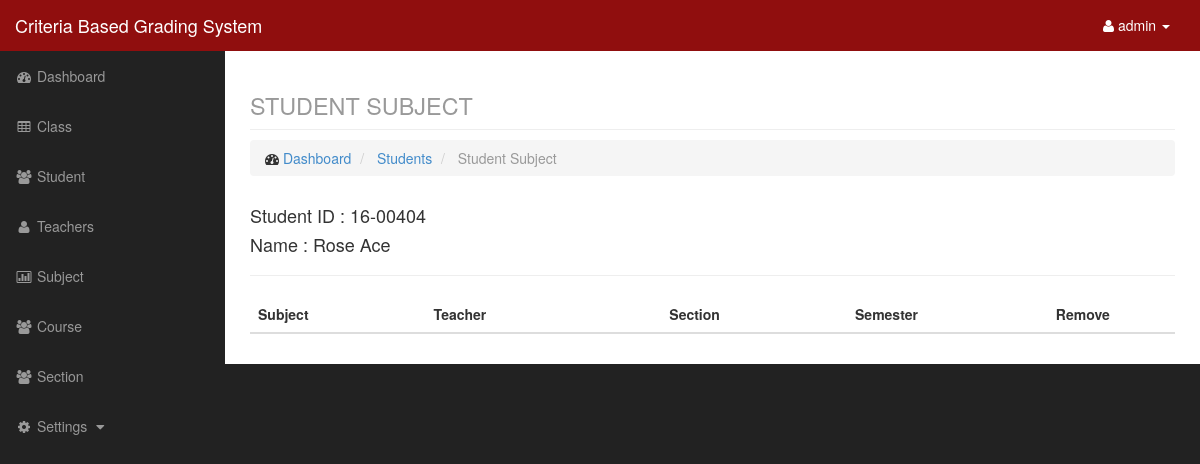
The app's page /admin/studentsubject.php?id=57 (signed in) with its own data.
### tables this page shows
CREATE TABLE `student` (
  `id` int(11) NOT NULL,
  `studid` varchar(50) NOT NULL,
  `fname` varchar(100) NOT NULL,
  `mname` varchar(50) NOT NULL,
  `lname` varchar(100) NOT NULL,
  `xname` varchar(20) NOT NULL
);

### admin/data/student_model.php (called while the page is built, shortened)
<?php
    $student = new Datastudent();
    class Datastudent {
        function getstudentbyid($id){
            $q = "select * from student where id=$id";
            $r = mysql_query($q);
            return $r;
        }
    }
?>

### admin/studentsubject.php (the view, shortened to what this page needs)
<?php
    include('include/header.php');
    include('include/sidebar.php');
    include('data/student_model.php');
    $id = $_GET['id'];
    $student = $student->getstudentbyid($id);
?>
<div id="page-wrapper">
    <div class="container-fluid">
        <div class="row">
            <div class="col-lg-12">
                <h1 class="page-header">
                    <small>STUDENT SUBJECT</small>
                </h1>
                <ol class="breadcrumb">
                    <li>
                        <i class="fa fa-dashboard"></i> <a href="index.php">Dashboard</a>
                    </li>
                    <li>
                        <a href="studentlist.php">Students</a>
                    </li>
                    <li class="active">
                        Student Subject
                    </li>
                </ol>
            </div>
        </div>
        <div class="row">
            <div class="col-lg-12">
                <?php while($row = mysql_fetch_array($student)): ?>
                <h4>Student ID : <?php echo $row['studid']; ?></h4>
                <h4>Name : <?php echo $row['fname'].' '.$row['lname']; ?></h4>
                <?php endwhile; ?>
                <hr />
                <div class="table-responsive">
                <table class="table table-striped">
                    <thead>
                        <tr>
                            <th>Subject</th>
                            <th>Teacher</th>
                            <th class="text-center">Section</th>
                            <th class="text-center">Semester</th>
                            <th class="text-center">Remove</th>
                        </tr>
                    </thead>
                </table>
            </div>
            </div>
        </div>
    </div>
</div>
<?php include('include/footer.php');

### css/sb-admin.css (style rules this page uses)
body { margin-top: 100px; background-color: #222; }
@media (min-width:768px) { body { margin-top: 50px; } }
#page-wrapper { width: 100%; padding: 0; background-color: #fff; }
@media (min-width:768px) { #page-wrapper { padding: 10px; } }

### records on screen
student: studid "16-00404", fname "Rose", lname "Ace"

### other values on screen
$_SESSION['level'] "admin"
